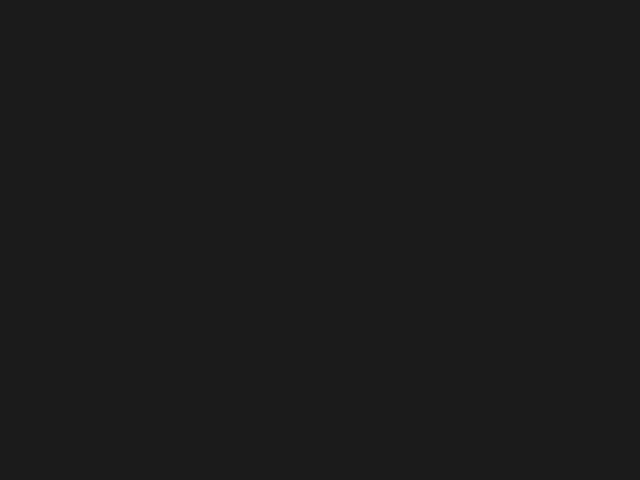
Frame 1 (no input)
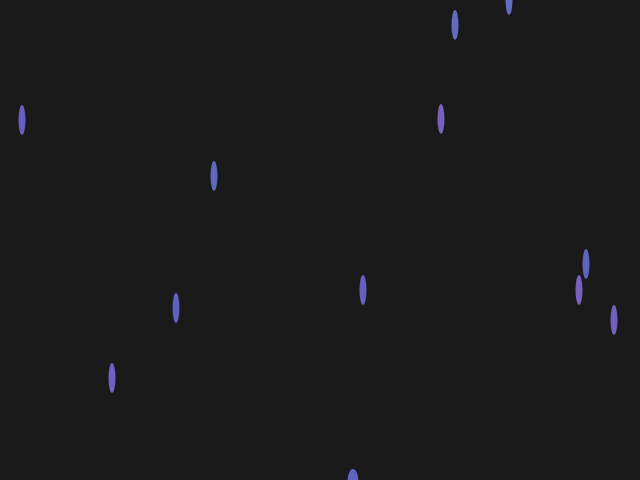
Frame 60 (no input)
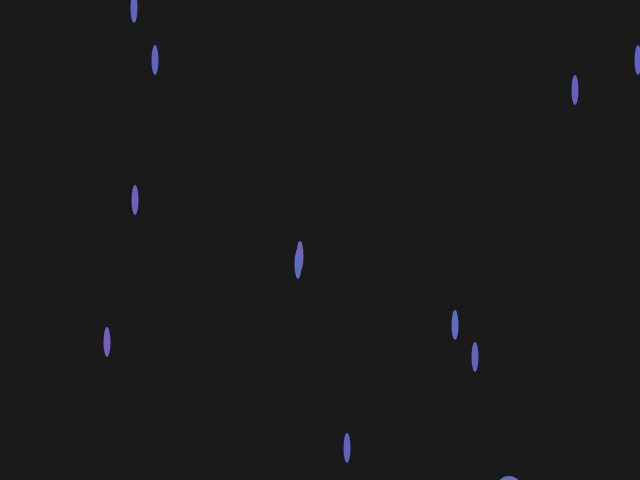
Frame 120 (the mouse pressed at the canvas centre since frame 60)

The p5.js sketch that drew these frames (run headless with seeded random() and noise() and a simulated clock; from frame 60 on, the mouse is pressed at the canvas centre):

// p5.js sketch
// ── sketch.js
const WIDTH = 640;
const HEIGHT = 480;

let particles = [];
let iterationsTilSpawn = 0;

function setup() {
  createCanvas(WIDTH, HEIGHT);
  colorMode(HSB);

  stroke(0, 0);
}

function draw() {
    background(10);

    for(var i = particles.length - 1; i >= 0; i--){
        particles[i].draw();
        particles[i].update();

        if(particles[i].shouldKill())
            particles.splice(i, 1);
    }

    if(iterationsTilSpawn <= 0){
        particles.push(new RainDrop());
        iterationsTilSpawn = Random(3, 6);
    }
    else {
        iterationsTilSpawn--;
    }
}

function Random(min, max){
    return Math.floor(Math.random()*(max-min+1)+min);
}

class RainDrop {
    constructor(){
        this.x = Random(10, 640);
        this.y = 0;

        this.width = 7;
        this.height = 30;

        this.hue = Random(230, 255);

        this.falling = true;
        this.speed = Random(5, 10);
        this.maxY = Math.floor(HEIGHT - this.width / 2);
    }

    update(){
        if(this.falling){
            this.y += this.speed;
            this.falling = this.y < this.maxY;
        }
        else {
            this.y++;
            this.width += 2;
            this.height -= 2;
        }
    }

    shouldKill(){
        return this.height < 15;
    }

    draw(){
        fill(this.hue, 50, 75);
        ellipse(this.x, this.y, this.width, this.height);
    }
}
